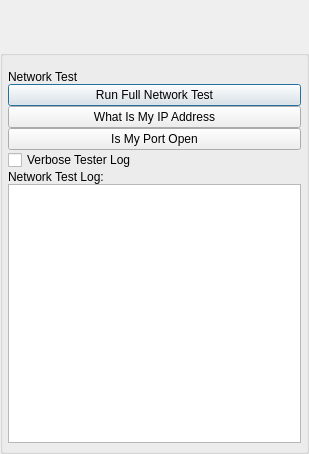
<?xml version="1.0" encoding="UTF-8"?>
<ui version="4.0">
 <class>NetworkTestDlg</class>
 <widget class="QDialog" name="NetworkTestDlg">
  <property name="windowModality">
   <enum>Qt::ApplicationModal</enum>
  </property>
  <property name="geometry">
   <rect>
    <x>0</x>
    <y>0</y>
    <width>309</width>
    <height>454</height>
   </rect>
  </property>
  <property name="windowTitle">
   <string>Connection Test</string>
  </property>
  <property name="windowOpacity">
   <double>1.000000000000000</double>
  </property>
  <property name="toolTip">
   <string/>
  </property>
  <layout class="QVBoxLayout" name="verticalLayout">
   <property name="spacing">
    <number>0</number>
   </property>
   <property name="leftMargin">
    <number>0</number>
   </property>
   <property name="topMargin">
    <number>0</number>
   </property>
   <property name="rightMargin">
    <number>0</number>
   </property>
   <property name="bottomMargin">
    <number>0</number>
   </property>
   <item>
    <widget class="TitleBarWidget" name="m_TitleBarWidget" native="true">
     <property name="sizePolicy">
      <sizepolicy hsizetype="Preferred" vsizetype="Preferred">
       <horstretch>0</horstretch>
       <verstretch>0</verstretch>
      </sizepolicy>
     </property>
     <property name="minimumSize">
      <size>
       <width>0</width>
       <height>50</height>
      </size>
     </property>
     <property name="maximumSize">
      <size>
       <width>16777215</width>
       <height>103</height>
      </size>
     </property>
     <layout class="QHBoxLayout" name="horizontalLayout">
      <property name="spacing">
       <number>2</number>
      </property>
      <property name="leftMargin">
       <number>5</number>
      </property>
      <property name="topMargin">
       <number>2</number>
      </property>
      <property name="rightMargin">
       <number>5</number>
      </property>
      <property name="bottomMargin">
       <number>2</number>
      </property>
     </layout>
    </widget>
   </item>
   <item>
    <widget class="QGroupBox" name="DialogItemsGroupBox">
     <property name="minimumSize">
      <size>
       <width>0</width>
       <height>0</height>
      </size>
     </property>
     <property name="title">
      <string/>
     </property>
     <layout class="QGridLayout" name="gridLayout">
      <property name="leftMargin">
       <number>5</number>
      </property>
      <property name="topMargin">
       <number>0</number>
      </property>
      <property name="rightMargin">
       <number>5</number>
      </property>
      <property name="bottomMargin">
       <number>8</number>
      </property>
      <property name="spacing">
       <number>0</number>
      </property>
      <item row="7" column="0">
       <widget class="QLabel" name="m_LogLabel">
        <property name="text">
         <string>Network Test Log:</string>
        </property>
       </widget>
      </item>
      <item row="2" column="0">
       <widget class="QPushButton" name="m_RunTestButton">
        <property name="text">
         <string>Run Full Network Test</string>
        </property>
       </widget>
      </item>
      <item row="8" column="0">
       <widget class="QTextEdit" name="m_LogEdit"/>
      </item>
      <item row="6" column="0">
       <widget class="QCheckBox" name="m_VerboseCheckBox">
        <property name="text">
         <string>Verbose Tester Log</string>
        </property>
       </widget>
      </item>
      <item row="1" column="0">
       <widget class="QLabel" name="m_StatusLabel">
        <property name="text">
         <string>Network Test</string>
        </property>
       </widget>
      </item>
      <item row="4" column="0">
       <widget class="QPushButton" name="m_IsMyPortOpenButton">
        <property name="text">
         <string>Is My Port Open</string>
        </property>
       </widget>
      </item>
      <item row="3" column="0">
       <widget class="QPushButton" name="m_WhatMyIpButton">
        <property name="text">
         <string>What Is My IP Address</string>
        </property>
       </widget>
      </item>
      <item row="0" column="0">
       <widget class="QLabel" name="m_StatusLabel_2">
        <property name="text">
         <string notr="true"/>
        </property>
       </widget>
      </item>
     </layout>
    </widget>
   </item>
   <item>
    <widget class="BottomBarWidget" name="m_BottomBarWidget" native="true">
     <property name="sizePolicy">
      <sizepolicy hsizetype="Expanding" vsizetype="Minimum">
       <horstretch>0</horstretch>
       <verstretch>0</verstretch>
      </sizepolicy>
     </property>
     <property name="minimumSize">
      <size>
       <width>30</width>
       <height>0</height>
      </size>
     </property>
     <property name="autoFillBackground">
      <bool>true</bool>
     </property>
    </widget>
   </item>
  </layout>
 </widget>
 <customwidgets>
  <customwidget>
   <class>TitleBarWidget</class>
   <extends>QWidget</extends>
   <header>TitleBarWidget.h</header>
   <container>1</container>
  </customwidget>
  <customwidget>
   <class>BottomBarWidget</class>
   <extends>QWidget</extends>
   <header location="global">BottomBarWidget.h</header>
   <container>1</container>
  </customwidget>
 </customwidgets>
 <resources/>
 <connections/>
</ui>
